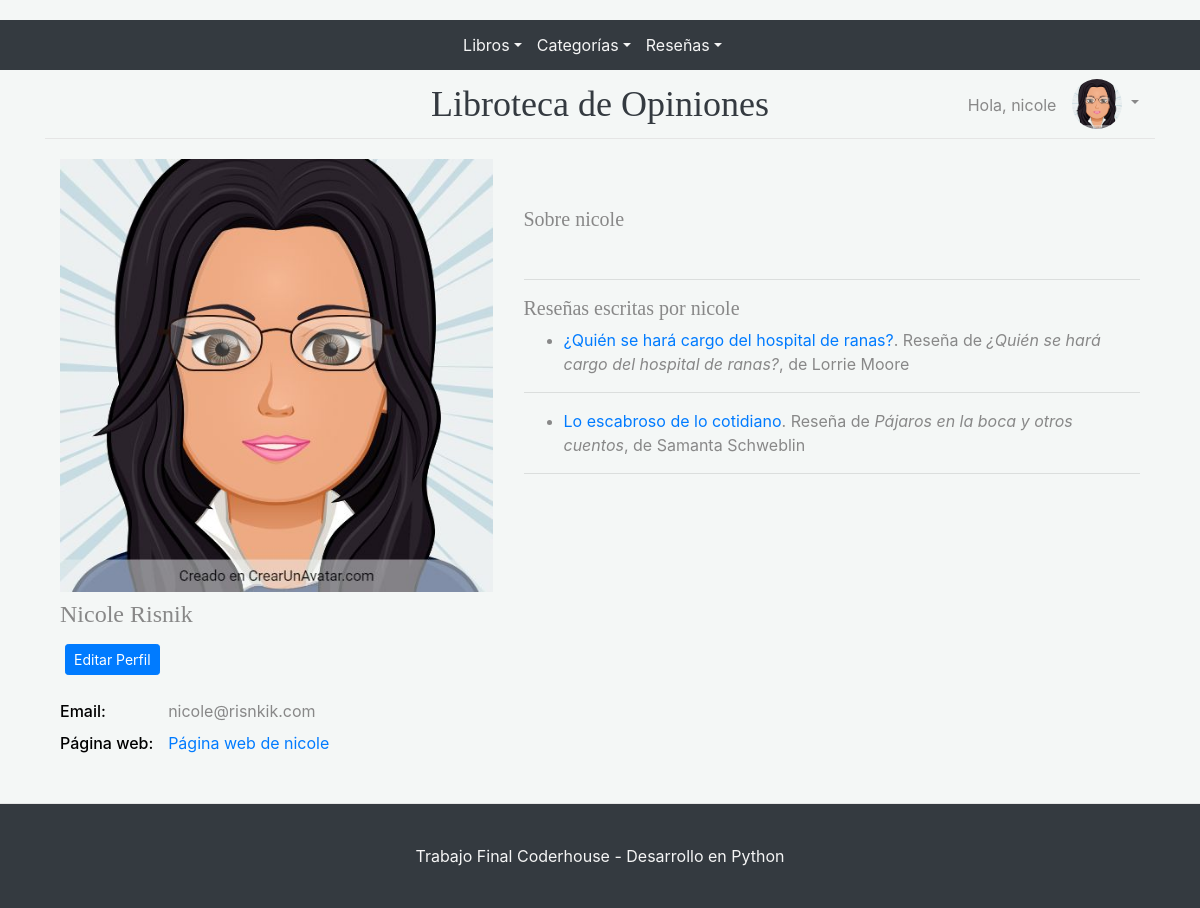
/accounts/profile/3 (signed in), run on an earlier commit of the app's database.
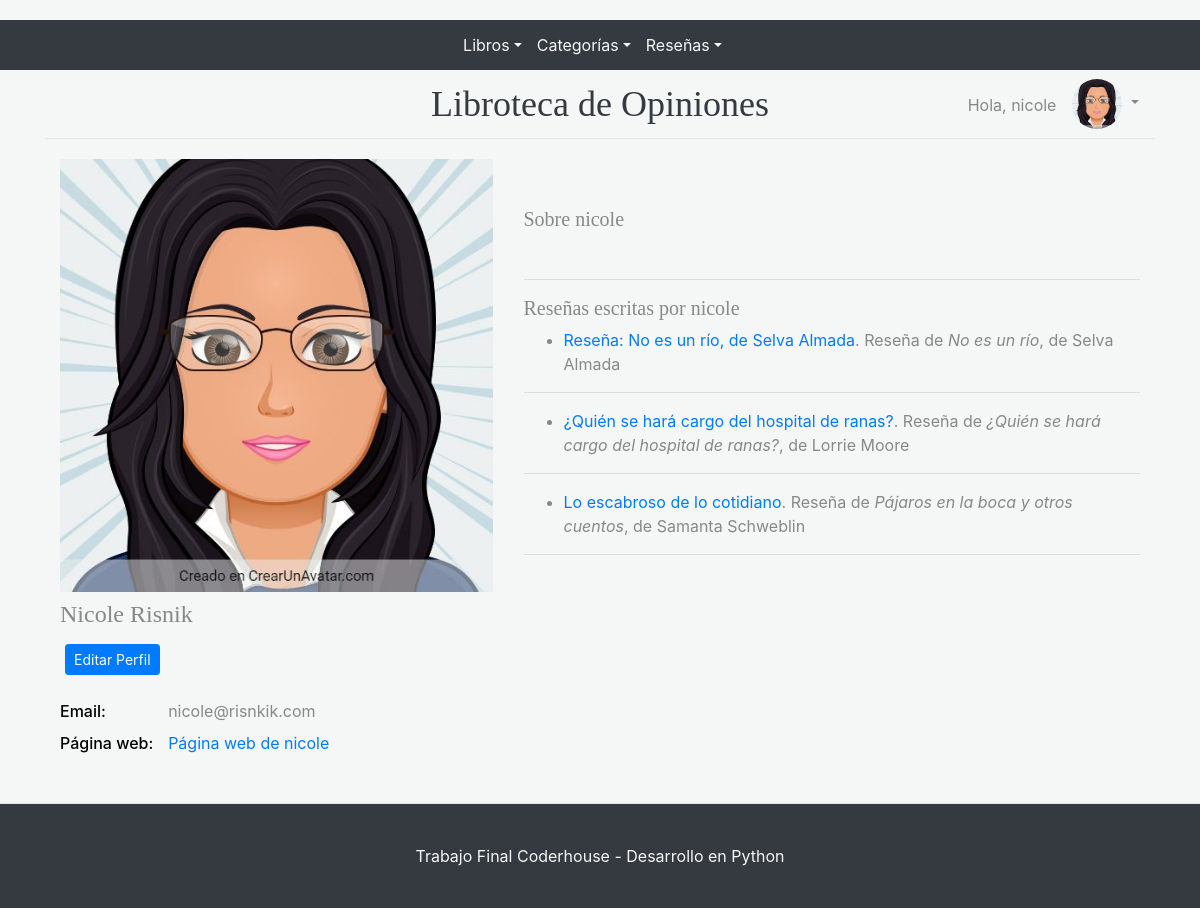
And on a later commit of the database.
### Blog/models.py (models this page shows, shortened)
class Post(models.Model):
    titulo = models.CharField(max_length=250)
    subtitulo=models.CharField(max_length=250)
    autor=models.ForeignKey(User, on_delete=models.CASCADE)
    categoria=models.ForeignKey(Categoria, on_delete=models.SET_NULL, null=True, blank=True)
    libro=models.ForeignKey(Libro, on_delete=models.CASCADE, null=True)
    imagen=models.ImageField(null=True, blank=True, upload_to="imagenesBlog")
    cuerpo=RichTextField()
    fecha_publicacion=models.DateTimeField(auto_now_add=True)
    likes=models.ManyToManyField(User, related_name='likes')
    class Meta:
        ordering = ["-fecha_publicacion"]

### Libros/models.py (models this page shows, shortened)
class Libro(models.Model):
    titulo= models.CharField(max_length=100)
    isbn= models.CharField(max_length=30)
    fecha_publicacion = models.DateField()
    editorial = models.ForeignKey(Editorial,on_delete=models.CASCADE)
    autor = models.ForeignKey(Autor,on_delete=models.CASCADE)
    imagen=models.ImageField(upload_to="imagenesLibros", null=True)
    class Meta:
        ordering = ["titulo"]

class Autor(models.Model):
    nombre= models.CharField(max_length=30)
    apellido= models.CharField(max_length=30)
    class Meta:
        ordering = ["apellido"]

### accounts/views.py (the view)
# urls.py: path('profile/<int:pk>',views.profile,name="profile"),
def profile(request, pk):
    usuario=User.objects.filter(pk=pk)
    if len(usuario)!=0:
        usuario=usuario[0]
        posts=Post.objects.filter(autor=usuario)
        return render(request, "accounts/profile.html", {"usuario":usuario, "posts":posts, "categorias": obtenerCategorias(request)})
    else:
        return render(request, "Blog/inicio.html", {"mensaje":"No hay usuarios con esos datos"})

### Blog/models.py (called while the page is built)
    def __str__(self):
        return self.nombre

### Blog/views.py (called while the page is built)
def obtenerCategorias(request):
      categorias=Categoria.objects.all()
      for categoria in categorias:
           categoria=categoria.id
      return categorias

### accounts/templates/accounts/profile.html (shortened to what this page needs)
{% extends "Blog/padre.html" %}
{% load static %}
{% block cuerpodelapagina %}
<link rel="stylesheet" href="https://cdnjs.cloudflare.com/ajax/libs/font-awesome/5.12.1/css/all.min.css"
 />
<div class="container">
    <div class="row">
        <div class="col-lg-5 col-md-6">
            <div class="mb-2">
                <img class="w-100" src="{{ usuario.perfil.imagen.url }}" alt="">
            </div>
            <div class="mb-2 d-flex">
                {% if usuario.first_name and usuario.last_name %}
                <h4 class="font-weight-normal">{{ usuario.first_name }} {{ usuario.last_name }}</h4>
                {% else %}
                <h4 class="font-weight-normal">{{ usuario.username }}</h4>
                {% endif %}
            </div>
            <div class="mb-2">
                <ul class="list-unstyled">
                    {% if request.user == usuario %}
                    <li class="media">
                        <a href="{% url 'editarPerfil' %}" class="btn btn-sm btn-primary">Editar Perfil</a>
                    </li>
                    {% endif %}
                    <br>
                    <li class="media">
                        <span class="w-25 text-black font-weight-normal">Email: </span>
                        <label class="media-body">{{ usuario.email }}</label>
                    </li>
                    {% if usuario.perfil.pagina_web %}
                    <li class="media">
                        <span class="w-25 text-black font-weight-normal">Página web: </span>
                        <label class="media-body"> <a href="{{ usuario.perfil.pagina_web }}" target="_blank"> Página web de {{ usuario.username }} </a></label>
                    {% endif %}
                    </li>
                    <br>
                </ul>
            </div>
        </div>
        <div class="col-lg-7 col-md-6 pl-xl-3">
            <br><br>
            <h5 class="font-weight-normal">Sobre {{ usuario.username }}</h5>
            <br>
            <hr>
            {% if posts %}
            <h5 class="font-weight-normal">Reseñas escritas por {{ usuario.username }}</h5>
            {% for post in posts %}
            <ul>
                <li><a href="{% url 'PostVista' post.id %}"> {{ post.titulo }}</a>. Reseña de <em>{{ post.libro.titulo }}</em>, de {{ post.libro.autor.nombre }} {{ post.libro.autor.apellido }} </li>
            </ul>
            <hr>
            {% endfor %}
            {% else %}
            <p>{{usuario.username}} todavía no escribió ninguna reseña. </p>
            {% endif %}
        </div>
    </div>
</div>
</div>
{% endblock %}

What changed in the data, as far as the page shows it:
added Post: titulo "Reseña: No es un río, de Selva Almada", libro.titulo "No es un río", libro.autor.nombre "Selva", libro.autor.apellido "Almada"
